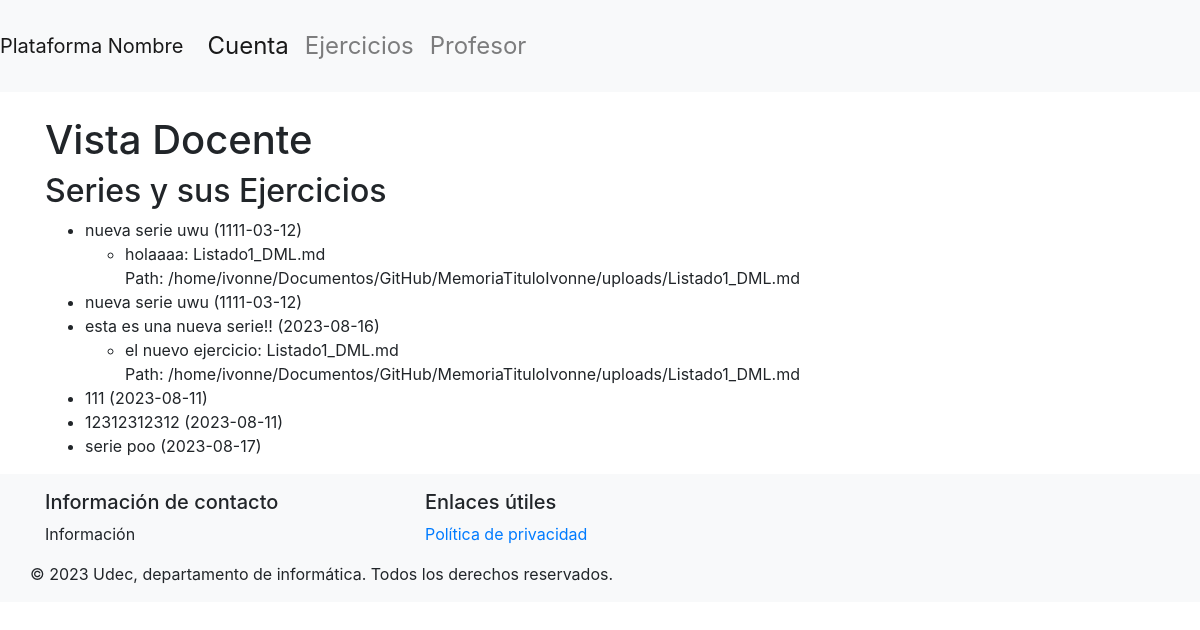
The app's page /dashDocente/1 (signed in), older data.
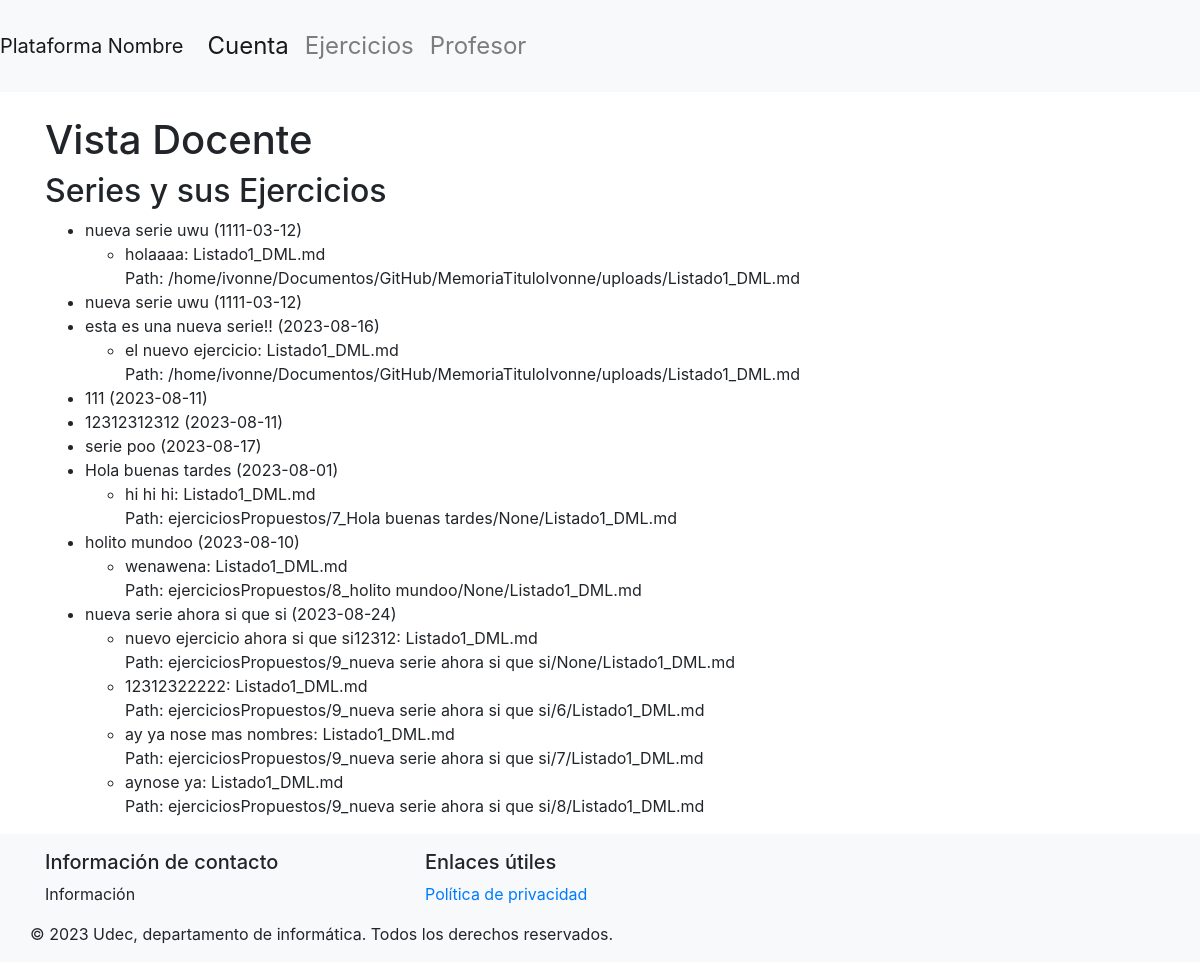
The same page, newer data.
### basedatos/modelos.py (models this page shows, shortened)
class Serie(db.Model):
    id = db.Column(db.Integer, primary_key=True)
    nombre = db.Column(db.String(50), nullable=False)
    fecha = db.Column(db.Date(), nullable=True)
    activa = db.Column(db.Boolean(), nullable=False)

class Ejercicio(db.Model):
    id = db.Column(db.Integer, primary_key=True)
    nombre = db.Column(db.String(50), nullable=False)
    path_ejercicio = db.Column(db.String(200), nullable=False)
    enunciado = db.Column(db.String(), nullable=False)
    id_serie = db.Column(db.Integer, db.ForeignKey('serie.id'), nullable=False)

### main.py (the view)
@app.route('/dashDocente/<int:supervisor_id>', methods=['GET', 'POST'])
@login_required
def dashDocente(supervisor_id):
    if not verify_supervisor(supervisor_id):
        return redirect(url_for('login'))
    if request.method == 'GET':
        series = Serie.query.all()
        ejercicios_por_serie = {serie.id: [] for serie in series}
        ejercicios = Ejercicio.query.all()
        for ejercicio in ejercicios:
            if ejercicio.id_serie in ejercicios_por_serie:
                ejercicios_por_serie[ejercicio.id_serie].append(ejercicio)
        return render_template("vistaDocente.html", series=series, ejercicios_por_serie=ejercicios_por_serie)
    return render_template('vistaDocente.html')

### basedatos/modelos.py (called while the page is built)
    @property
    def is_authenticated(self):
        return True

### main.py (called while the page is built)
@login_manager.user_loader
def load_user(user_id):
    if user_id.startswith("e"):
        user = db.session.get(Estudiante, int(user_id[1:]))
    elif user_id.startswith("s"):
        user = db.session.get(Supervisor, int(user_id[1:]))
    else:
        return None
    return user

def verify_supervisor(supervisor_id):
    if not isinstance(current_user, Supervisor):
        flash('No tienes permiso para acceder a este dashboard. Debes ser un Supervisor.', 'danger')
        return False
    if current_user.id != supervisor_id:
        flash('No tienes permiso para acceder a este dashboard.', 'danger')
        return False
    return True

### templates/vistaDocente.html (shortened to what this page needs)
{% extends "layout.html" %}
{% block content %}
<h1>Vista Docente</h1>
<div class="row">
    <div class="col-md-12">
      <h2>Series y sus Ejercicios</h2>
      <ul>
        {% for serie in series %}
          <li>
            {{ serie.nombre }} ({{ serie.fecha }})
            <ul>
              {% for ejercicio in ejercicios_por_serie[serie.id] %}
                <li>
                  {{ ejercicio.nombre }}: {{ ejercicio.enunciado }}
                  <br>Path: {{ ejercicio.path_ejercicio }}
                </li>
              {% endfor %}
            </ul>
          </li>
        {% endfor %}
      </ul>
    </div>
</div>
{% endblock %}

### templates/layout.html (shortened to what this page needs)
<!doctype html>
<html lang="es">
  <head>
    <link href="{{ url_for('static', filename='css/bootstrap.min.css') }}" rel="stylesheet">
    <link href="{{ url_for('static', filename='css/layout.css') }}" rel="stylesheet">
  </head>
  <body>
    <nav class="navbar navbar-expand-lg navbar-light bg-light">
      <a class="navbar-brand" href="#">Plataforma Nombre</a>
      <div class="collapse navbar-collapse" id="navbarNav">
        <ul class="navbar-nav">
          <li class="nav-item active">
            <a class="nav-link" href="#">Cuenta<span class="sr-only">(current)</span></a>
          </li>
          <li class="nav-item">
            <a class="nav-link" href="#">Ejercicios</a>
          </li>
          <li class="nav-item">
            <a class="nav-link" href="#">Profesor</a>
        </ul>
      </div>
    </nav>
    <main class="container mt-4">
      {% block content %}{% endblock %}
    </main>
  </body>
</html>
<footer class="footer mt-auto py-3 bg-light">
  <div class="container">
      <div class="row">
          <div class="col-md-4">
              <h5>Información de contacto</h5>
              <p>Información
              </p>
          </div>
          <div class="col-md-4">
              <h5>Enlaces útiles</h5>
              <ul class="list-unstyled">
                  <li><a href="#">Política de privacidad</a></li>
              </ul>
          </div>
          <div class="col-md-4">
      </div>
      <div class="row">
          <div class="col-12 text-center">
              <p class="mb-0">&copy; 2023 Udec, departamento de informática. Todos los derechos reservados.</p>
          </div>
      </div>
  </div>
</footer>

### static/css/layout.css (style rules this page uses)
.navbar { transition: 0.5s; font-size: 1.5em; padding: 20px 0; }

Row changes from the older to the newer data that the page shows:
added Serie: nombre "Hola buenas tardes", fecha "2023-08-01"
added Ejercicio: nombre "hi hi hi", enunciado "Listado1_DML.md", path_ejercicio "ejerciciosPropuestos/7_Hola buenas tardes/None/Listado1_DML.md", shown under "Hola buenas tardes"
added Serie: nombre "holito mundoo", fecha "2023-08-10"
added Ejercicio: nombre "wenawena", enunciado "Listado1_DML.md", path_ejercicio "ejerciciosPropuestos/8_holito mundoo/None/Listado1_DML.md", shown under "holito mundoo"
added Serie: nombre "nueva serie ahora si que si", fecha "2023-08-24"
added Ejercicio: nombre "nuevo ejercicio ahora si que si12312", enunciado "Listado1_DML.md", path_ejercicio "ejerciciosPropuestos/9_nueva serie ahora si que si/None/Listado1_DML.md", shown under "nueva serie ahora si que si"
added Ejercicio: nombre "12312322222", enunciado "Listado1_DML.md", path_ejercicio "ejerciciosPropuestos/9_nueva serie ahora si que si/6/Listado1_DML.md", shown under "nueva serie ahora si que si"
added Ejercicio: nombre "ay ya nose mas nombres", enunciado "Listado1_DML.md", path_ejercicio "ejerciciosPropuestos/9_nueva serie ahora si que si/7/Listado1_DML.md", shown under "nueva serie ahora si que si"
added Ejercicio: nombre "aynose ya", enunciado "Listado1_DML.md", path_ejercicio "ejerciciosPropuestos/9_nueva serie ahora si que si/8/Listado1_DML.md", shown under "nueva serie ahora si que si"
